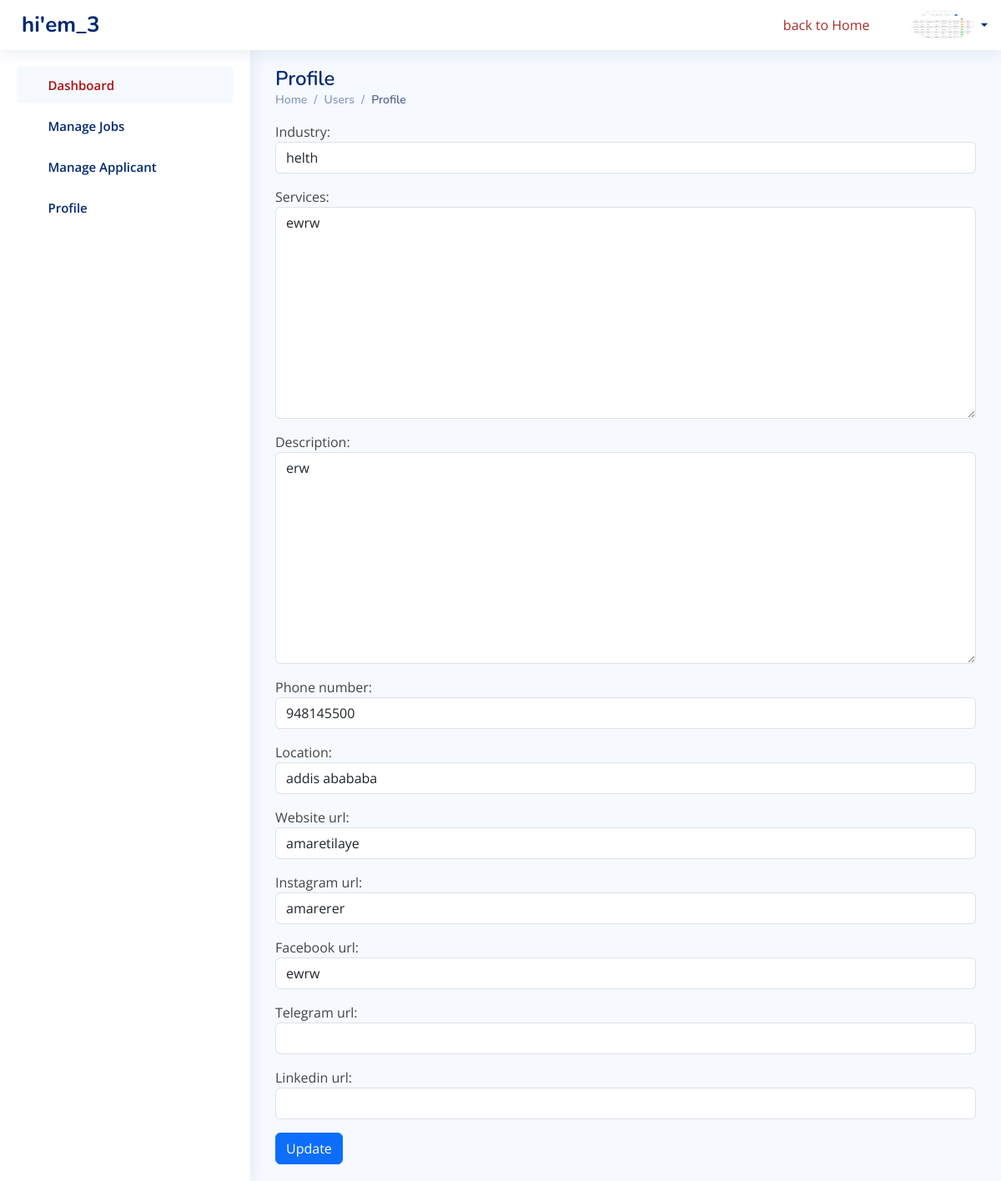
Screenshot of /users/5/edit-employer-profile/ (signed in) with the database file from the repository.
### users/models.py (models this page shows)
class User(AbstractUser):
    is_custom_admin= models.BooleanField(default=False)
    is_employer = models.BooleanField(default=False)
    is_employee = models.BooleanField(default=False)

### jobs/models.py (models this page shows, shortened)
class ProfilePic(models.Model):
    user = models.OneToOneField(get_user_model(), null=True, on_delete=models.CASCADE)
    profile_pic = models.ImageField(upload_to='images/profile/', blank=True, null=True)

class EmployerProfile(models.Model):
    user = models.OneToOneField(get_user_model(), null=True, on_delete=models.CASCADE)
    description = models.TextField(blank=True, null=True)
    email = models.EmailField(blank=True, null=True)
    phone_number=models.IntegerField( blank=True, null=True)
    location=models.TextField(max_length=100, blank=True, null=True)
    industry = models.CharField(max_length=255, blank=True, null=True)
    services = models.TextField(blank=True, null=True)
    website_url = models.CharField(max_length=100, blank=True, null=True)
    instagram_url = models.CharField(max_length=100, blank=True, null=True)
    facebook_url = models.CharField(max_length=100, blank=True, null=True)
    telegram_url = models.CharField(max_length=100, blank=True, null=True)
    linkedin_url = models.URLField(blank=True, null=True)

### users/views.py (the view, shortened to what this page needs)
# urls.py: path('<int:pk>/edit-employer-profile/', EditEmployerProfileView.as_view(), name='edit_employer_profile'),
class EditEmployerProfileView(UpdateView):
    model = EmployerProfile
    template_name = 'users/edit_employer_Profile.html'
    form_class = EditEmployerProfileForm

### users/forms.py
class EditEmployerProfileForm(forms.ModelForm):
    class Meta:
        model = EmployerProfile
        fields = [
            'industry',
            'services',
            'description',
            'phone_number',
            'location',
            'website_url',
            'instagram_url',
            'facebook_url',
            'telegram_url',
            'linkedin_url',
        ]
        widgets = {
             'industry': forms.TextInput(attrs={'class': 'form-control'}),
             'services': forms.Textarea(attrs={'class': 'form-control'}),
             'description': forms.Textarea(attrs={'class': 'form-control'}),
             'phone_number': forms.NumberInput(attrs={'class': 'form-control'}),
             'location': forms.TextInput(attrs={'class': 'form-control'}),
             'website_url': forms.TextInput(attrs={'class': 'form-control'}),
             'instagram_url': forms.TextInput(attrs={'class': 'form-control'}),
             'facebook_url': forms.TextInput(attrs={'class': 'form-control'}),
             'telegram_url': forms.TextInput(attrs={'class': 'form-control'}),
             'linkedin_url': forms.URLInput(attrs={'class': 'form-control'}),
}

### users/templates/users/edit_employer_Profile.html (shortened to what this page needs)
{% extends "users/base.html" %}
{% load static %}
{% block content %}
  <main id="main" class="main">
    <div class="pagetitle">
      <h1>Profile</h1>
      <nav>
        <ol class="breadcrumb">
          <li class="breadcrumb-item"><a href="index.html">Home</a></li>
          <li class="breadcrumb-item">Users</li>
          <li class="breadcrumb-item active">Profile</li>
        </ol>
      </nav>
    </div>
    <section class="section profile">
      {% if user.is_authenticated %}
        {% if employerprofile and user.id == employerprofile.user.id %}
          <form method="POST" enctype="multipart/form-data">
            {{ form.as_p }}
            <button class="btn btn-primary">Update</button>
          </form>
        {% else %}
          <p>You are not allowed</p>
        {% endif %}
      {% endif %}
    </section>
  </main>
{% endblock %}

### users/templates/users/base.html (shortened to what this page needs)
<!DOCTYPE html>
<html lang="en">
<head>
  {% load static %}
  {% load static %}
  {% load static %}
  <link rel="stylesheet" href="https://cdnjs.cloudflare.com/ajax/libs/font-awesome/5.15.3/css/all.min.css" />
  <link href="{% static 'users/assets/vendor/bootstrap/css/bootstrap.min.css' %}" rel="stylesheet">
  <link href="{% static 'users/assets/vendor/bootstrap-icons/bootstrap-icons.css'%}" rel="stylesheet">
  <link href="{% static 'users/assets/vendor/boxicons/css/boxicons.min.css'%}" rel="stylesheet">
  <link href="{% static 'users/assets/vendor/quill/quill.snow.css'%}" rel="stylesheet">
  <link href="{% static 'users/assets/vendor/quill/quill.bubble.css'%}" rel="stylesheet">
  <link href="{% static 'users/assets/vendor/remixicon/remixicon.css'%}" rel="stylesheet">
  <link href="{% static 'users/assets/vendor/simple-datatables/style.css'%}" rel="stylesheet">
  <link href="{% static 'users/assets/css/style.css'%}" rel="stylesheet">
</head>
<body>
  <header id="header" class="header fixed-top d-flex align-items-center">
    <div class="d-flex align-items-center justify-content-between">
      <a href="index.html" class="logo d-flex align-items-center">
        <span class="d-none d-lg-block">hi'{{user.username}}</span>
      </a>
      <i class="bi bi-list toggle-sidebar-btn"></i>
    </div>
    <nav class="header-nav ms-auto">
      <ul class="d-flex align-items-center">
        <a href="{%url 'home'%}" style="padding-right: 50px; color: brown;"> <i class="bi bi-back" style="padding-right: 5px;"></i>back to Home </a>
        <li class="nav-item dropdown pe-3">
          <a class="nav-link nav-profile d-flex align-items-center pe-0" href="#" data-bs-toggle="dropdown">
            {% if user.profilepic.profile_pic %}
            <img src="{{ user.profilepic.profile_pic.url }}" alt="{{ profile.user.username }} Profile" class="rounded-circle">
            {% else %}
                <p>No profile picture available</p>
            {% endif %}
            <span class="d-none d-md-block dropdown-toggle ps-2">{{user.usernam}}</span>
          </a>
        </li>
      </ul>
    </nav>
  </header>
  <aside id="sidebar" class="sidebar">
    <ul class="sidebar-nav" id="sidebar-nav">
      {%if user.is_employer%}
      <li class="nav-item">
        <a class="nav-link " href="{%url 'employer'%}">
          <i class="bi bi-grid"></i>
          <span style="color: rgb(175, 13, 13);">Dashboard</span>
        </a>
      </li>
      {%endif%}
      {% if user.is_employer %}
      <li class="nav-item">
        <a class="nav-link collapsed" data-bs-target="#forms-nav" data-bs-toggle="collapse" href="#">
          <i class="bi bi-journal-text"></i><span>Manage Jobs</span><i class="bi bi-chevron-down ms-auto"></i>
        </a>
      </li>
      {%endif%}
      {% if user.is_employer %}
      <li class="nav-item">
        <a class="nav-link collapsed" data-bs-target="#charts-nav" data-bs-toggle="collapse" href="#">
          <i class="bi bi-bar-chart"></i><span>Manage Applicant</span><i class="bi bi-chevron-down ms-auto"></i>
        </a>
      </li>
      {%endif%}
      {% if user.is_employer %}
      <li class="nav-item">
        <a class="nav-link collapsed" data-bs-target="#tables-nav" data-bs-toggle="collapse" href="#">
          <i class="bi bi-layout-text-window-reverse"></i><span>Profile</span><i class="bi bi-chevron-down ms-auto"></i>
        </a>
      </li>
      {%endif%}
  </aside>
{%block content%}
{%endblock%}
</body>
</html>

### jobs/static/users/assets/css/style.css (style rules this page uses)
:root { scroll-behavior: smooth; }
body { font-family: "Open Sans", sans-serif; background: #f6f9ff; color: #444444; }
a { color: #4154f1; text-decoration: none; }
h1, h2, h3, h4, h5, h6 { font-family: "Nunito", sans-serif; }
#main { margin-top: 60px; padding: 20px 30px; transition: all 0.3s; }
.pagetitle { margin-bottom: 10px; }
.pagetitle h1 { font-size: 24px; margin-bottom: 0; font-weight: 600; color: #012970; }
.breadcrumb { font-size: 14px; font-family: "Nunito", sans-serif; color: #899bbd; font-weight: 600; }
.breadcrumb a { color: #899bbd; transition: 0.3s; }
.breadcrumb .breadcrumb-item::before { color: #899bbd; }
.breadcrumb .active { color: #51678f; font-weight: 600; }
.logo { line-height: 1; }
@media (min-width: 1200px) { .logo { width: 280px; } }
.logo span { font-size: 26px; font-weight: 700; color: #012970; font-family: "Nunito", sans-serif; }
.header { transition: all 0.5s; z-index: 997; height: 60px; box-shadow: 0px 2px 20px rgba(1, 41, 112, 0.1); background-color: #fff; padding-left: 20px; }
.header .toggle-sidebar-btn { font-size: 32px; padding-left: 10px; cursor: pointer; color: #012970; }
.header-nav ul { list-style: none; }
.header-nav>ul { margin: 0; padding: 0; }
.header-nav .nav-profile { color: #012970; }
.header-nav .nav-profile img { max-height: 36px; }
.header-nav .nav-profile span { font-size: 14px; font-weight: 600; }
.sidebar { position: fixed; top: 60px; left: 0; bottom: 0; width: 300px; z-index: 996; transition: all 0.3s; padding: 20px; overflow-y: auto; scrollbar-width: thin; scrollbar-color: #aab7cf transparent; box-shadow: 0px 0px 20px rgba(1, 41, 112, 0.1); background-color: #fff; }
@media (min-width: 1200px) { #main, #footer { margin-left: 300px; } }
.sidebar-nav { padding: 0; margin: 0; list-style: none; }
.sidebar-nav li { padding: 0; margin: 0; list-style: none; }
.sidebar-nav .nav-item { margin-bottom: 5px; }
.sidebar-nav .nav-link { display: flex; align-items: center; font-size: 15px; font-weight: 600; color: #4154f1; transition: 0.3; background: #f6f9ff; padding: 10px 15px; border-radius: 4px; }
.sidebar-nav .nav-link i { font-size: 16px; margin-right: 10px; color: #4154f1; }
.sidebar-nav .nav-link.collapsed { color: #012970; background: #fff; }
.sidebar-nav .nav-link.collapsed i { color: #899bbd; }
.sidebar-nav .nav-link .bi-chevron-down { margin-right: 0; transition: transform 0.2s ease-in-out; }

### rows the page displays
User: username "em_3", profilepic.profile_pic (picture)
EmployerProfile: industry "helth", services "ewrw", description "erw", phone_number "948145500", location "addis abababa", website_url "amaretilaye", instagram_url "amarerer", facebook_url "ewrw"
